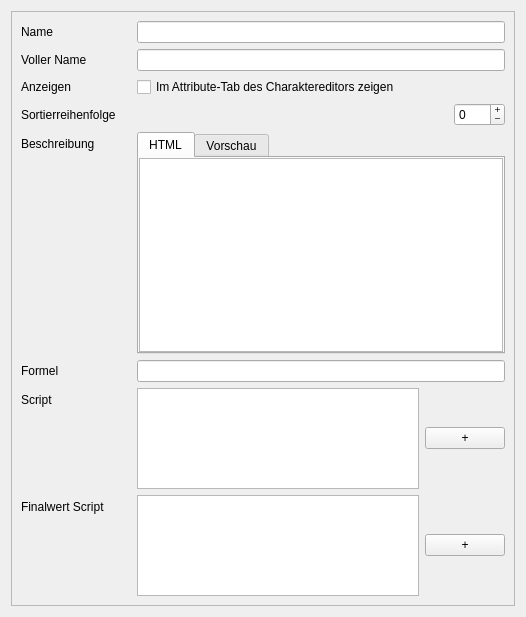
<?xml version="1.0" encoding="UTF-8"?>
<ui version="4.0">
 <class>dialog</class>
 <widget class="QWidget" name="dialog">
  <property name="geometry">
   <rect>
    <x>0</x>
    <y>0</y>
    <width>526</width>
    <height>617</height>
   </rect>
  </property>
  <property name="windowTitle">
   <string>Taverne - Abgeleiteten Wert bearbeiten...</string>
  </property>
  <layout class="QVBoxLayout" name="verticalLayout_3">
   <item>
    <widget class="QScrollArea" name="scrollArea">
     <property name="widgetResizable">
      <bool>true</bool>
     </property>
     <widget class="QWidget" name="scrollAreaWidgetContents">
      <property name="geometry">
       <rect>
        <x>0</x>
        <y>0</y>
        <width>506</width>
        <height>597</height>
       </rect>
      </property>
      <layout class="QFormLayout" name="formLayout">
       <item row="0" column="0">
        <widget class="QLabel" name="labelName">
         <property name="text">
          <string>Name</string>
         </property>
        </widget>
       </item>
       <item row="0" column="1">
        <widget class="QLineEdit" name="leName"/>
       </item>
       <item row="1" column="0">
        <widget class="QLabel" name="labelAnzeigeName">
         <property name="text">
          <string>Voller Name</string>
         </property>
        </widget>
       </item>
       <item row="1" column="1">
        <widget class="QLineEdit" name="leAnzeigeName"/>
       </item>
       <item row="2" column="0">
        <widget class="QLabel" name="labelShow">
         <property name="text">
          <string>Anzeigen</string>
         </property>
        </widget>
       </item>
       <item row="2" column="1">
        <widget class="QCheckBox" name="checkShow">
         <property name="text">
          <string>Im Attribute-Tab des Charaktereditors zeigen</string>
         </property>
        </widget>
       </item>
       <item row="3" column="0">
        <widget class="QLabel" name="labelSortOrder">
         <property name="text">
          <string>Sortierreihenfolge</string>
         </property>
        </widget>
       </item>
       <item row="3" column="1">
        <layout class="QHBoxLayout" name="horizontalLayout">
         <item>
          <spacer name="horizontalSpacer">
           <property name="orientation">
            <enum>Qt::Orientation::Horizontal</enum>
           </property>
           <property name="sizeHint" stdset="0">
            <size>
             <width>40</width>
             <height>20</height>
            </size>
           </property>
          </spacer>
         </item>
         <item>
          <widget class="QSpinBox" name="spinSortOrder">
           <property name="toolTip">
            <string>&lt;html&gt;&lt;head/&gt;&lt;body&gt;&lt;p&gt;Die Reihenfolge, in der der Wert im Charaktereditor aufgeführt werden soll.&lt;/p&gt;&lt;/body&gt;&lt;/html&gt;</string>
           </property>
           <property name="buttonSymbols">
            <enum>QAbstractSpinBox::ButtonSymbols::PlusMinus</enum>
           </property>
           <property name="minimum">
            <number>-999</number>
           </property>
           <property name="maximum">
            <number>999</number>
           </property>
          </widget>
         </item>
        </layout>
       </item>
       <item row="4" column="0">
        <widget class="QLabel" name="labelBeschreibung">
         <property name="text">
          <string>Beschreibung</string>
         </property>
        </widget>
       </item>
       <item row="4" column="1">
        <widget class="QTabWidget" name="tabWidget">
         <property name="currentIndex">
          <number>0</number>
         </property>
         <widget class="QWidget" name="tab">
          <attribute name="title">
           <string>HTML</string>
          </attribute>
          <layout class="QVBoxLayout" name="verticalLayout_2">
           <property name="spacing">
            <number>0</number>
           </property>
           <property name="leftMargin">
            <number>0</number>
           </property>
           <property name="topMargin">
            <number>0</number>
           </property>
           <property name="rightMargin">
            <number>0</number>
           </property>
           <property name="bottomMargin">
            <number>0</number>
           </property>
           <item>
            <widget class="QPlainTextEdit" name="teBeschreibung">
             <property name="sizePolicy">
              <sizepolicy hsizetype="Expanding" vsizetype="MinimumExpanding">
               <horstretch>0</horstretch>
               <verstretch>0</verstretch>
              </sizepolicy>
             </property>
            </widget>
           </item>
          </layout>
         </widget>
         <widget class="QWidget" name="tab_2">
          <attribute name="title">
           <string>Vorschau</string>
          </attribute>
          <layout class="QVBoxLayout" name="verticalLayout">
           <property name="leftMargin">
            <number>0</number>
           </property>
           <property name="topMargin">
            <number>0</number>
           </property>
           <property name="rightMargin">
            <number>0</number>
           </property>
           <property name="bottomMargin">
            <number>0</number>
           </property>
           <item>
            <widget class="QTextBrowser" name="tbBeschreibung"/>
           </item>
          </layout>
         </widget>
        </widget>
       </item>
       <item row="5" column="0">
        <widget class="QLabel" name="labelFormel">
         <property name="text">
          <string>Formel</string>
         </property>
        </widget>
       </item>
       <item row="5" column="1">
        <widget class="QLineEdit" name="leFormel">
         <property name="toolTip">
          <string>Die Berechnungsformel, die im Charaktereditor neben dem Namen angezeigt werden soll.</string>
         </property>
        </widget>
       </item>
       <item row="6" column="0">
        <widget class="QLabel" name="labelScript">
         <property name="minimumSize">
          <size>
           <width>110</width>
           <height>0</height>
          </size>
         </property>
         <property name="text">
          <string>Script</string>
         </property>
        </widget>
       </item>
       <item row="6" column="1">
        <layout class="QHBoxLayout" name="horizontalLayout_3">
         <item>
          <widget class="QPlainTextEdit" name="teScript">
           <property name="toolTip">
            <string>&lt;html&gt;&lt;head/&gt;&lt;body&gt;&lt;p&gt;In diesem Feld kannst du ein Python-Skript einfügen, das den Basiswert berechnet.&lt;/p&gt;&lt;/body&gt;&lt;/html&gt;</string>
           </property>
          </widget>
         </item>
         <item>
          <widget class="QPushButton" name="buttonPickScript">
           <property name="font">
            <font>
             <hintingpreference>PreferNoHinting</hintingpreference>
            </font>
           </property>
           <property name="toolTip">
            <string>Scripteditor öffnen</string>
           </property>
           <property name="text">
            <string>+</string>
           </property>
           <property name="class" stdset="0">
            <string>iconSmall</string>
           </property>
          </widget>
         </item>
        </layout>
       </item>
       <item row="7" column="0">
        <widget class="QLabel" name="labelFinalscript">
         <property name="text">
          <string>Finalwert Script</string>
         </property>
        </widget>
       </item>
       <item row="7" column="1">
        <layout class="QHBoxLayout" name="horizontalLayout_2">
         <item>
          <widget class="QPlainTextEdit" name="teFinalscript">
           <property name="toolTip">
            <string>&lt;html&gt;&lt;head/&gt;&lt;body&gt;&lt;p&gt;Manche abgeleitete Werte werden nach allen Berechnungen (erneut) modifiziert, beispielsweise indem die BE noch abgezogen wird. In diesem Feld kannst du ein Python-Skript einfügen, das den finalen Wert berechnet.&lt;/p&gt;&lt;/body&gt;&lt;/html&gt;</string>
           </property>
          </widget>
         </item>
         <item>
          <widget class="QPushButton" name="buttonPickFinalscript">
           <property name="font">
            <font>
             <hintingpreference>PreferNoHinting</hintingpreference>
            </font>
           </property>
           <property name="toolTip">
            <string>Scripteditor öffnen</string>
           </property>
           <property name="text">
            <string>+</string>
           </property>
           <property name="class" stdset="0">
            <string>iconSmall</string>
           </property>
          </widget>
         </item>
        </layout>
       </item>
      </layout>
     </widget>
    </widget>
   </item>
  </layout>
 </widget>
 <tabstops>
  <tabstop>leName</tabstop>
  <tabstop>leAnzeigeName</tabstop>
  <tabstop>checkShow</tabstop>
  <tabstop>spinSortOrder</tabstop>
  <tabstop>tabWidget</tabstop>
  <tabstop>teBeschreibung</tabstop>
  <tabstop>leFormel</tabstop>
  <tabstop>teScript</tabstop>
  <tabstop>buttonPickScript</tabstop>
  <tabstop>teFinalscript</tabstop>
  <tabstop>buttonPickFinalscript</tabstop>
  <tabstop>tbBeschreibung</tabstop>
 </tabstops>
 <resources/>
 <connections/>
</ui>
